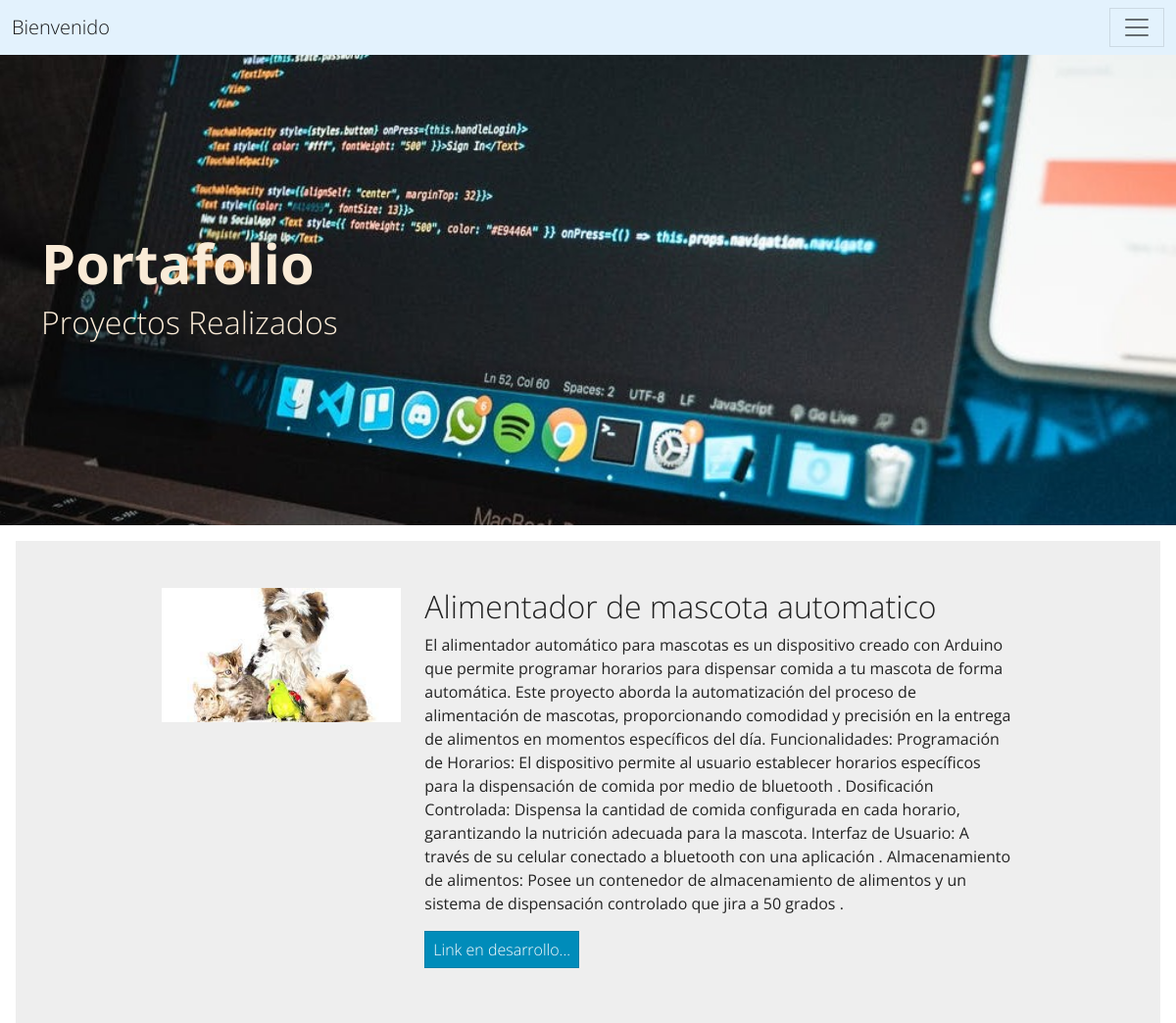
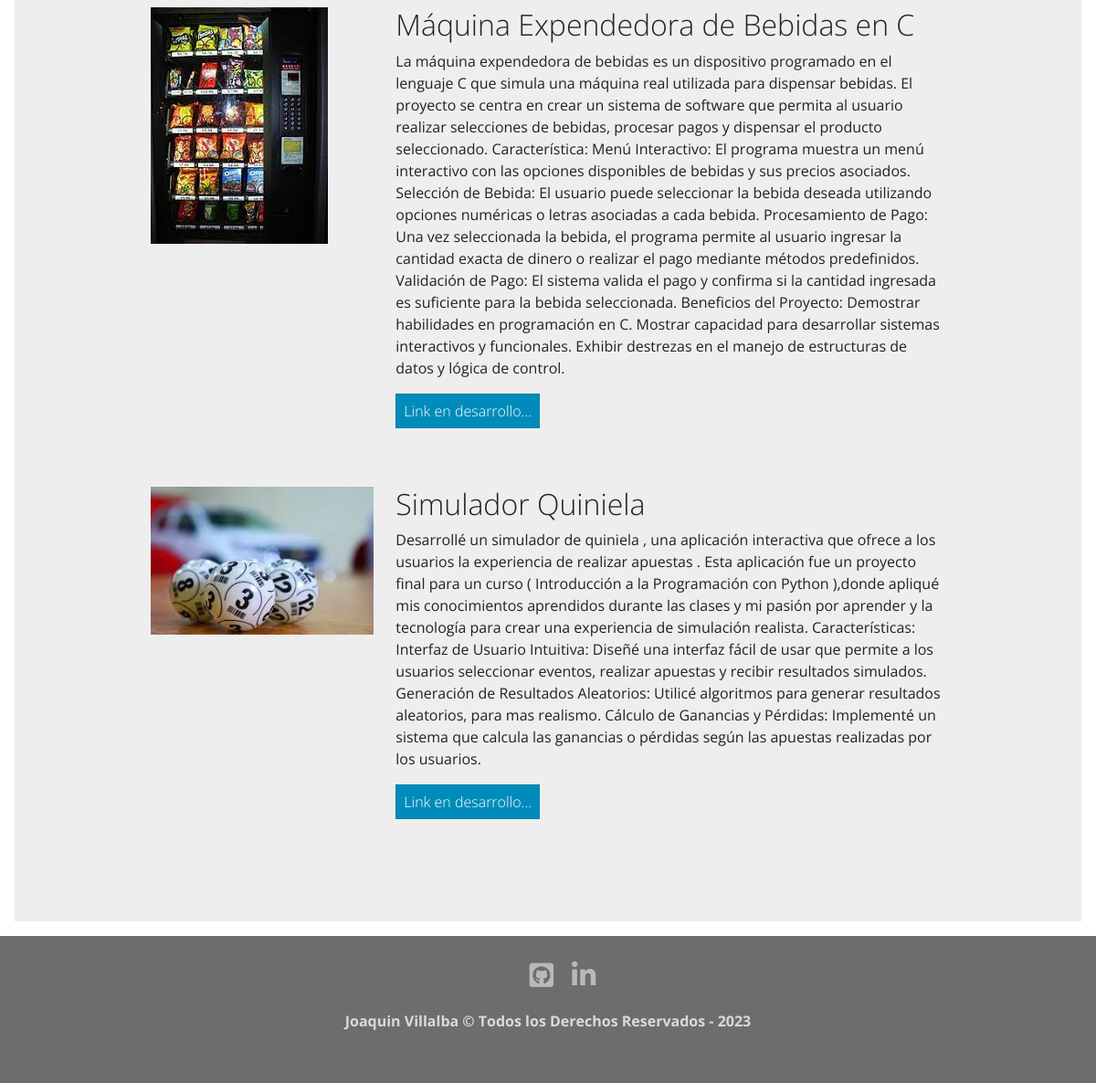
The page /portfolio/ on the database its author committed (2 pictures, top to bottom).
### portfolio/models.py (models this page shows, shortened)
class Project(models.Model):
    title = models.CharField(max_length=150, verbose_name= 'Titulo')
    description = models.TextField(verbose_name= 'Descripcion')
    image = models.ImageField(upload_to='projects', verbose_name= 'Imagen')
    link = models.URLField(max_length=180, blank=True, verbose_name= 'Enlace')
    created = models.DateTimeField(auto_now_add=True, verbose_name= 'Fecha de Creacion')
    updated = models.DateTimeField(auto_now=True, verbose_name= 'Fecha de Modificacion')
    class Meta:
        verbose_name = 'proyecto'
        verbose_name_plural = 'proyectos'
        ordering = ['-created']

### portfolio/views.py (the view)
# urls.py: path('portfolio/', portfolio_views.portfolio, name='portfolio'),
def portfolio(request):
    projects = Project.objects.all()
    return render(request, 'portfolio/portfolio.html', {'projects':projects}) #diccionario

### portfolio/templates/portfolio/portfolio.html (shortened to what this page needs)
{% extends 'core/base.html' %}
{% block image-header %} portfolio {% endblock %} imagen-fondo">
{% block title-header %}
<div>
    <h1 class="display-4 fw-bold">Portafolio</h1>
</div>
<div>
    <h3 class="fs-2">Proyectos Realizados</h3>
</div>
{% endblock %}
{% block content %}
{% load static %}
{% for project in projects %}
 <div class="row project mb-5">
    <div class="col-lg-3 col-md-4 offset-lg-1">
        <img class="img-fluid" src="{{project.image.url}}" alt="">
    </div>
  <div class="col-lg-7 col-md-8">
        <h2 class="section-heading title">{{ project.title}}</h2>
    <p>{{ project.description }}</p>
    {% if project.link %}
        <p><a class ="btn btn-sm btn-success" href="{{ project.link }}">Más información</a></p>
    {% else%}
        <p class ="btn btn-primary">Link en desarrollo...</p>
    {% endif %}
    </div>
</div>
{% endfor %}
{% endblock %}

### rows shown on the page
Project: image (picture), title "Alimentador de mascota automatico", description "El alimentador automático para mascotas es un dispositivo creado con Arduino que permite programar horarios para dispensar comida a tu mascota de forma automática. Este proyecto aborda la automatización del proceso de alimentación de mascotas, proporcionando comodidad y precisión en la entrega de alimentos en momentos específicos del día. Funcionalidades: Programación de Horarios: El dispositivo permite al usuario establecer horarios específicos para la dispensación de comida por medio de bluetooth . Dosificación Controlada: Dispensa la cantidad de comida configurada en cada horario, garantizando la nutrición adecuada para la mascota. Interfaz de Usuario: A través de su celular conectado a…", link "Link en desarrollo..."
Project: image (picture), title "Máquina Expendedora de Bebidas en C", description "La máquina expendedora de bebidas es un dispositivo programado en el lenguaje C que simula una máquina real utilizada para dispensar bebidas. El proyecto se centra en crear un sistema de software que permita al usuario realizar selecciones de bebidas, procesar pagos y dispensar el producto seleccionado. Característica: Menú Interactivo: El programa muestra un menú interactivo con las opciones disponibles de bebidas y sus precios asociados. Selección de Bebida: El usuario puede seleccionar la bebida deseada utilizando opciones numéricas o letras asociadas a cada bebida. Procesamiento de Pago: Una vez seleccionada la bebida, el programa permite al usuario ingresar la cantidad exacta de dinero…", link "Link en desarrollo..."
Project: image (picture), title "Simulador Quiniela", description "Desarrollé un simulador de quiniela , una aplicación interactiva que ofrece a los usuarios la experiencia de realizar apuestas . Esta aplicación fue un proyecto final para un curso ( Introducción a la Programación con Python ),donde apliqué mis conocimientos aprendidos durante las clases y mi pasión por aprender y la tecnología para crear una experiencia de simulación realista. Características: Interfaz de Usuario Intuitiva: Diseñé una interfaz fácil de usar que permite a los usuarios seleccionar eventos, realizar apuestas y recibir resultados simulados. Generación de Resultados Aleatorios: Utilicé algoritmos para generar resultados aleatorios, para mas realismo. Cálculo de Ganancias y…", link "Link en desarrollo..."
